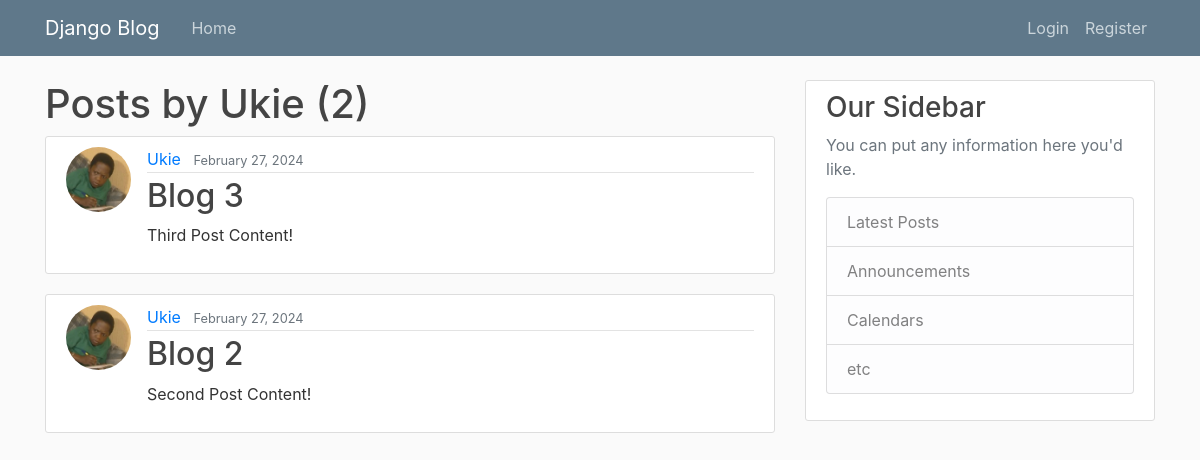
The page /user/Ukie on the database its author committed.
### blog/models.py (models this page shows, shortened)
class Post(models.Model):
	title = models.CharField(max_length=100)
	content = models.TextField()
	date_posted = models.DateTimeField(default=timezone.now)
	author = models.ForeignKey(User, on_delete=models.CASCADE)

### users/models.py (models this page shows, shortened)
class Profile(models.Model):
	user = models.OneToOneField(User, on_delete=models.CASCADE)
	image = models.ImageField(default='default.jpg', upload_to='profile_pics')

### blog/views.py (the view)
# urls.py: path('user/<str:username>', UserPostListView.as_view(), name='user-posts'),
class UserPostListView(ListView):
	model = Post
	template_name = 'blog/user_posts.html'
	context_object_name = 'posts'
	paginate_by = 2
	def get_queryset(self):
		user = get_object_or_404(User, username=self.kwargs.get('username'))
		return Post.objects.filter(author=user).order_by('-date_posted')

### blog/templates/blog/user_posts.html (shortened to what this page needs)
{% extends 'blog/base.html' %}
{% block content %}
	<h1 classs="mb-3">Posts by {{ view.kwargs.username }} ({{ page_obj.paginator.count }})</h1>
	{% for post in posts %}
		<article class='media content-section'>
			<img class='rounded-circle article-img' src='{{ post.author.profile.image.url }}'>
			<div class='media-body'>
				<div class='article-metadata'>
					<a class='mr-2' href="{% url 'user-posts' post.author.username %}">{{ post.author }}</a>
					<small class='text-muted'>{{ post.date_posted|date:"F d, Y" }}</small>
				</div>
				<h2><a class='article-title' href="{% url 'post-detail' post.id %}">{{ post.title }}</a></h2>
				<p class='article-content'>{{ post.content }}</p>
			</div>
		</article>
	{% endfor %}
{% endblock content %}

### blog/static/blog/main.css (style rules this page uses)
body { background: #fafafa; color: #333333; margin-top: 5rem; }
h1, h2, h3, h4, h5, h6 { color: #444444; }
.content-section { background: #ffffff; padding: 10px 20px; border: 1px solid #dddddd; border-radius: 3px; margin-bottom: 20px; }
.article-title { color: #444444; }
.article-content { white-space: pre-line; }
.article-img { height: 65px; width: 65px; margin-right: 16px; }
.article-metadata { padding-bottom: 1px; margin-bottom: 4px; border-bottom: 1px solid #e3e3e3 }

### rows shown on the page
Post: author.profile.image (picture), author "Ukie", date_posted "February 27, 2024", title "Blog 3", content "Third Post Content!"
Post: author.profile.image (picture), author "Ukie", date_posted "February 27, 2024", title "Blog 2", content "Second Post Content!"

### other values the page prints
{{ view.kwargs.username }} "Ukie"
{{ page_obj.paginator.count }} "2"
